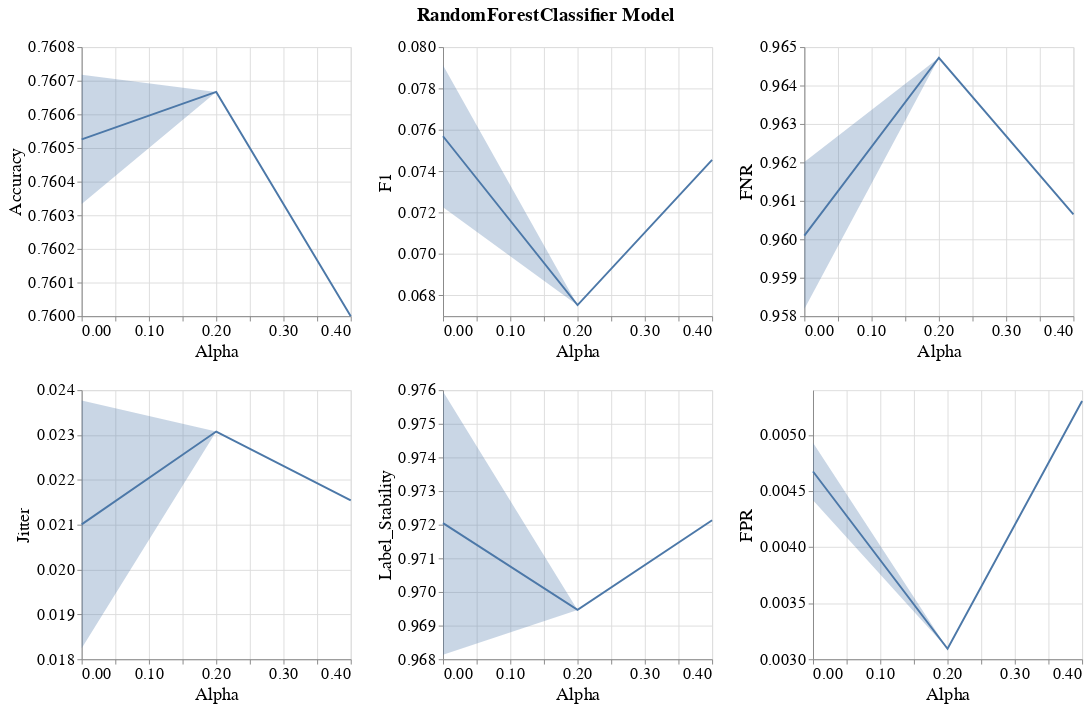

Notebook source saved alongside this figure:
### Markdown cell above
### Line band plots for subgroup metrics

### Code cell
visualizer.create_subgroup_metrics_line_band_plot(model_name=MODEL_NAMES[0],
                                                  subgroup_metrics=['Accuracy', 'F1', 'FNR', 'Jitter', 'Label_Stability', 'FPR'])

### Figure 1 — Vega-Lite specification as saved in the notebook (floating-point values rounded to 4 significant figures)
{"config": {"view": {"continuousWidth": 400, "continuousHeight": 300}, "axis": {"labelFontSize": 17, "labelFontWeight": "normal", "titleFontSize": 19, "titleFontWeight": "normal"}, "legend": {"labelFontSize": 17, "symbolStrokeWidth": 10, "titleFontSize": 19}, "title": {"fontSize": 17}}, "vconcat": [{"hconcat": [{"layer": [{"mark": {"type": "errorband", "extent": "ci"}, "encoding": {"x": {"field": "Intervention_Param", "title": "Alpha", "type": "quantitative"}, "y": {"field": "Metric_Value", "scale": {"zero": false}, "title": "Accuracy", "type": "quantitative"}}}, {"mark": "line", "encoding": {"x": {"field": "Intervention_Param", "title": "Alpha", "type": "quantitative"}, "y": {"aggregate": "mean", "field": "Metric_Value", "scale": {"zero": false}, "title": "Accuracy", "type": "quantitative"}}}], "height": 280, "width": 280}, {"layer": [{"mark": {"type": "errorband", "extent": "ci"}, "encoding": {"x": {"field": "Intervention_Param", "title": "Alpha", "type": "quantitative"}, "y": {"field": "Metric_Value", "scale": {"zero": false}, "title": "F1", "type": "quantitative"}}}, {"mark": "line", "encoding": {"x": {"field": "Intervention_Param", "title": "Alpha", "type": "quantitative"}, "y": {"aggregate": "mean", "field": "Metric_Value", "scale": {"zero": false}, "title": "F1", "type": "quantitative"}}}], "data": {"name": "data-2460c7d07c37e4ac243fdc4bfdc49973"}, "height": 280, "width": 280}, {"layer": [{"mark": {"type": "errorband", "extent": "ci"}, "encoding": {"x": {"field": "Intervention_Param", "title": "Alpha", "type": "quantitative"}, "y": {"field": "Metric_Value", "scale": {"zero": false}, "title": "FNR", "type": "quantitative"}}}, {"mark": "line", "encoding": {"x": {"field": "Intervention_Param", "title": "Alpha", "type": "quantitative"}, "y": {"aggregate": "mean", "field": "Metric_Value", "scale": {"zero": false}, "title": "FNR", "type": "quantitative"}}}], "data": {"name": "data-14c6f1d214d81e24f783c2281720a0ff"}, "height": 280, "width": 280}]}, {"hconcat": [{"layer": [{"mark": {"type": "errorband", "extent": "ci"}, "encoding": {"x": {"field": "Intervention_Param", "title": "Alpha", "type": "quantitative"}, "y": {"field": "Metric_Value", "scale": {"zero": false}, "title": "Jitter", "type": "quantitative"}}}, {"mark": "line", "encoding": {"x": {"field": "Intervention_Param", "title": "Alpha", "type": "quantitative"}, "y": {"aggregate": "mean", "field": "Metric_Value", "scale": {"zero": false}, "title": "Jitter", "type": "quantitative"}}}], "height": 280, "width": 280}, {"layer": [{"mark": {"type": "errorband", "extent": "ci"}, "encoding": {"x": {"field": "Intervention_Param", "title": "Alpha", "type": "quantitative"}, "y": {"field": "Metric_Value", "scale": {"zero": false}, "title": "Label_Stability", "type": "quantitative"}}}, {"mark": "line", "encoding": {"x": {"field": "Intervention_Param", "title": "Alpha", "type": "quantitative"}, "y": {"aggregate": "mean", "field": "Metric_Value", "scale": {"zero": false}, "title": "Label_Stability", "type": "quantitative"}}}], "data": {"name": "data-cc11bd041fd842fffb766892c626c444"}, "height": 280, "width": 280}, {"layer": [{"mark": {"type": "errorband", "extent": "ci"}, "encoding": {"x": {"field": "Intervention_Param", "title": "Alpha", "type": "quantitative"}, "y": {"field": "Metric_Value", "scale": {"zero": false}, "title": "FPR", "type": "quantitative"}}}, {"mark": "line", "encoding": {"x": {"field": "Intervention_Param", "title": "Alpha", "type": "quantitative"}, "y": {"aggregate": "mean", "field": "Metric_Value", "scale": {"zero": false}, "title": "FPR", "type": "quantitative"}}}], "data": {"name": "data-8a6b6bb307c2dc3ffc23be8887ff1c3b"}, "height": 280, "width": 280}], "data": {"name": "data-c544a9ca46105aacb6f19f1e688be200"}}], "data": {"name": "data-7219b80b9073c7215dfafb02e8869261"}, "title": {"text": "RandomForestClassifier Model", "anchor": "middle", "dy": -10, "fontSize": 20}, "$schema": "https://vega.github.io/schema/vega-lite/v4.17.0.json", "datasets": {"data-7219b80b9073c7215dfafb02e8869261": [{"Metric": "Accuracy", "Bootstrap_Model_Seed": 101, "Model_Name": "RandomForestClassifier", "Model_Params": "{'bootstrap': True, 'ccp_alpha': 0.0, 'class_weight': None, 'criterion': 'gini', 'max_depth': None, 'max_features': 'sqrt', 'max_leaf_nodes': None, 'max_samples': None, 'min_impurity_decrease': 0.0, 'min_samples_leaf': 1, 'min_samples_split': 2, 'min_weight_fraction_leaf': 0.0, 'n_estimators': 100, 'n_jobs': None, 'oob_score': False, 'random_state': 101, 'verbose': 0, 'warm_start': False}", "Run_Number": "Run_1", "Dataset_Name": "Diabetes", "Num_Estimators": 20, "Tag": "OK", "Record_Create_Date_Time": "2023-08-03T22:21:05.906000", "Session_Uuid": "163da20d-0491-493d-b718-b33de7b259fd", "Experiment_Iteration": "Exp_iter_1", "Dataset_Split_Seed": 100, "Model_Init_Seed": 100, "Fair_Intervention_Params_Lst": "[0.0, 0.2, 0.4]", "Intervention_Param": 0.0, "Subgroup": "overall", "Metric_Value": 0.7603}, {"Metric": "Accuracy", "Bootstrap_Model_Seed": 101, "Model_Name": "RandomForestClassifier", "Model_Params": "{'bootstrap': True, 'ccp_alpha': 0.0, 'class_weight': None, 'criterion': 'gini', 'max_depth': None, 'max_features': 'sqrt', 'max_leaf_nodes': None, 'max_samples': None, 'min_impurity_decrease': 0.0, 'min_samples_leaf': 1, 'min_samples_split': 2, 'min_weight_fraction_leaf': 0.0, 'n_estimators': 200, 'n_jobs': None, 'oob_score': False, 'random_state': 101, 'verbose': 0, 'warm_start': False}", "Run_Number": "Run_1", "Dataset_Name": "Diabetes", "Num_Estimators": 20, "Tag": "OK", "Record_Create_Date_Time": "2023-08-03T22:18:02.608000", "Session_Uuid": "163da20d-0491-493d-b718-b33de7b259fd", "Experiment_Iteration": "Exp_iter_1", "Dataset_Split_Seed": 100, "Model_Init_Seed": 100, "Fair_Intervention_Params_Lst": "[0.0, 0.2, 0.4]", "Intervention_Param": 0.0, "Subgroup": "overall", "Metric_Value": 0.7607}, {"Metric": "Accuracy", "Bootstrap_Model_Seed": 101, "Model_Name": "RandomForestClassifier", "Model_Params": "{'bootstrap': True, 'ccp_alpha': 0.0, 'class_weight': None, 'criterion': 'gini', 'max_depth': None, 'max_features': 'sqrt', 'max_leaf_nodes': None, 'max_samples': None, 'min_impurity_decrease': 0.0, 'min_samples_leaf': 1, 'min_samples_split': 2, 'min_weight_fraction_leaf': 0.0, 'n_estimators': 100, 'n_jobs': None, 'oob_score': False, 'random_state': 101, 'verbose': 0, 'warm_start': False}", "Run_Number": "Run_1", "Dataset_Name": "Diabetes", "Num_Estimators": 20, "Tag": "OK", "Record_Create_Date_Time": "2023-08-03T22:22:48.037000", "Session_Uuid": "163da20d-0491-493d-b718-b33de7b259fd", "Experiment_Iteration": "Exp_iter_1", "Dataset_Split_Seed": 100, "Model_Init_Seed": 100, "Fair_Intervention_Params_Lst": "[0.0, 0.2, 0.4]", "Intervention_Param": 0.2, "Subgroup": "overall", "Metric_Value": 0.7607}, {"Metric": "Accuracy", "Bootstrap_Model_Seed": 101, "Model_Name": "RandomForestClassifier", "Model_Params": "{'bootstrap': True, 'ccp_alpha': 0.0, 'class_weight': None, 'criterion': 'gini', 'max_depth': None, 'max_features': 'sqrt', 'max_leaf_nodes': None, 'max_samples': None, 'min_impurity_decrease': 0.0, 'min_samples_leaf': 1, 'min_samples_split': 2, 'min_weight_fraction_leaf': 0.0, 'n_estimators': 100, 'n_jobs': None, 'oob_score': False, 'random_state': 101, 'verbose': 0, 'warm_start': False}", "Run_Number": "Run_1", "Dataset_Name": "Diabetes", "Num_Estimators": 20, "Tag": "OK", "Record_Create_Date_Time": "2023-08-03T22:24:37.560000", "Session_Uuid": "163da20d-0491-493d-b718-b33de7b259fd", "Experiment_Iteration": "Exp_iter_1", "Dataset_Split_Seed": 100, "Model_Init_Seed": 100, "Fair_Intervention_Params_Lst": "[0.0, 0.2, 0.4]", "Intervention_Param": 0.4, "Subgroup": "overall", "Metric_Value": 0.76}], "data-2460c7d07c37e4ac243fdc4bfdc49973": [{"Metric": "F1", "Bootstrap_Model_Seed": 101, "Model_Name": "RandomForestClassifier", "Model_Params": "{'bootstrap': True, 'ccp_alpha': 0.0, 'class_weight': None, 'criterion': 'gini', 'max_depth': None, 'max_features': 'sqrt', 'max_leaf_nodes': None, 'max_samples': None, 'min_impurity_decrease': 0.0, 'min_samples_leaf': 1, 'min_samples_split': 2, 'min_weight_fraction_leaf': 0.0, 'n_estimators': 100, 'n_jobs': None, 'oob_score': False, 'random_state': 101, 'verbose': 0, 'warm_start': False}", "Run_Number": "Run_1", "Dataset_Name": "Diabetes", "Num_Estimators": 20, "Tag": "OK", "Record_Create_Date_Time": "2023-08-03T22:21:05.906000", "Session_Uuid": "163da20d-0491-493d-b718-b33de7b259fd", "Experiment_Iteration": "Exp_iter_1", "Dataset_Split_Seed": 100, "Model_Init_Seed": 100, "Fair_Intervention_Params_Lst": "[0.0, 0.2, 0.4]", "Intervention_Param": 0.0, "Subgroup": "overall", "Metric_Value": 0.07226}, {"Metric": "F1", "Bootstrap_Model_Seed": 101, "Model_Name": "RandomForestClassifier", "Model_Params": "{'bootstrap': True, 'ccp_alpha': 0.0, 'class_weight': None, 'criterion': 'gini', 'max_depth': None, 'max_features': 'sqrt', 'max_leaf_nodes': None, 'max_samples': None, 'min_impurity_decrease': 0.0, 'min_samples_leaf': 1, 'min_samples_split': 2, 'min_weight_fraction_leaf': 0.0, 'n_estimators': 200, 'n_jobs': None, 'oob_score': False, 'random_state': 101, 'verbose': 0, 'warm_start': False}", "Run_Number": "Run_1", "Dataset_Name": "Diabetes", "Num_Estimators": 20, "Tag": "OK", "Record_Create_Date_Time": "2023-08-03T22:18:02.608000", "Session_Uuid": "163da20d-0491-493d-b718-b33de7b259fd", "Experiment_Iteration": "Exp_iter_1", "Dataset_Split_Seed": 100, "Model_Init_Seed": 100, "Fair_Intervention_Params_Lst": "[0.0, 0.2, 0.4]", "Intervention_Param": 0.0, "Subgroup": "overall", "Metric_Value": 0.07912}, {"Metric": "F1", "Bootstrap_Model_Seed": 101, "Model_Name": "RandomForestClassifier", "Model_Params": "{'bootstrap': True, 'ccp_alpha': 0.0, 'class_weight': None, 'criterion': 'gini', 'max_depth': None, 'max_features': 'sqrt', 'max_leaf_nodes': None, 'max_samples': None, 'min_impurity_decrease': 0.0, 'min_samples_leaf': 1, 'min_samples_split': 2, 'min_weight_fraction_leaf': 0.0, 'n_estimators': 100, 'n_jobs': None, 'oob_score': False, 'random_state': 101, 'verbose': 0, 'warm_start': False}", "Run_Number": "Run_1", "Dataset_Name": "Diabetes", "Num_Estimators": 20, "Tag": "OK", "Record_Create_Date_Time": "2023-08-03T22:22:48.037000", "Session_Uuid": "163da20d-0491-493d-b718-b33de7b259fd", "Experiment_Iteration": "Exp_iter_1", "Dataset_Split_Seed": 100, "Model_Init_Seed": 100, "Fair_Intervention_Params_Lst": "[0.0, 0.2, 0.4]", "Intervention_Param": 0.2, "Subgroup": "overall", "Metric_Value": 0.06753}, {"Metric": "F1", "Bootstrap_Model_Seed": 101, "Model_Name": "RandomForestClassifier", "Model_Params": "{'bootstrap': True, 'ccp_alpha': 0.0, 'class_weight': None, 'criterion': 'gini', 'max_depth': None, 'max_features': 'sqrt', 'max_leaf_nodes': None, 'max_samples': None, 'min_impurity_decrease': 0.0, 'min_samples_leaf': 1, 'min_samples_split': 2, 'min_weight_fraction_leaf': 0.0, 'n_estimators': 100, 'n_jobs': None, 'oob_score': False, 'random_state': 101, 'verbose': 0, 'warm_start': False}", "Run_Number": "Run_1", "Dataset_Name": "Diabetes", "Num_Estimators": 20, "Tag": "OK", "Record_Create_Date_Time": "2023-08-03T22:24:37.560000", "Session_Uuid": "163da20d-0491-493d-b718-b33de7b259fd", "Experiment_Iteration": "Exp_iter_1", "Dataset_Split_Seed": 100, "Model_Init_Seed": 100, "Fair_Intervention_Params_Lst": "[0.0, 0.2, 0.4]", "Intervention_Param": 0.4, "Subgroup": "overall", "Metric_Value": 0.07455}], "data-14c6f1d214d81e24f783c2281720a0ff": [{"Metric": "FNR", "Bootstrap_Model_Seed": 101, "Model_Name": "RandomForestClassifier", "Model_Params": "{'bootstrap': True, 'ccp_alpha': 0.0, 'class_weight': None, 'criterion': 'gini', 'max_depth': None, 'max_features': 'sqrt', 'max_leaf_nodes': None, 'max_samples': None, 'min_impurity_decrease': 0.0, 'min_samples_leaf': 1, 'min_samples_split': 2, 'min_weight_fraction_leaf': 0.0, 'n_estimators': 100, 'n_jobs': None, 'oob_score': False, 'random_state': 101, 'verbose': 0, 'warm_start': False}", "Run_Number": "Run_1", "Dataset_Name": "Diabetes", "Num_Estimators": 20, "Tag": "OK", "Record_Create_Date_Time": "2023-08-03T22:21:05.906000", "Session_Uuid": "163da20d-0491-493d-b718-b33de7b259fd", "Experiment_Iteration": "Exp_iter_1", "Dataset_Split_Seed": 100, "Model_Init_Seed": 100, "Fair_Intervention_Params_Lst": "[0.0, 0.2, 0.4]", "Intervention_Param": 0.0, "Subgroup": "overall", "Metric_Value": 0.962}, {"Metric": "FNR", "Bootstrap_Model_Seed": 101, "Model_Name": "RandomForestClassifier", "Model_Params": "{'bootstrap': True, 'ccp_alpha': 0.0, 'class_weight': None, 'criterion': 'gini', 'max_depth': None, 'max_features': 'sqrt', 'max_leaf_nodes': None, 'max_samples': None, 'min_impurity_decrease': 0.0, 'min_samples_leaf': 1, 'min_samples_split': 2, 'min_weight_fraction_leaf': 0.0, 'n_estimators': 200, 'n_jobs': None, 'oob_score': False, 'random_state': 101, 'verbose': 0, 'warm_start': False}", "Run_Number": "Run_1", "Dataset_Name": "Diabetes", "Num_Estimators": 20, "Tag": "OK", "Record_Create_Date_Time": "2023-08-03T22:18:02.608000", "Session_Uuid": "163da20d-0491-493d-b718-b33de7b259fd", "Experiment_Iteration": "Exp_iter_1", "Dataset_Split_Seed": 100, "Model_Init_Seed": 100, "Fair_Intervention_Params_Lst": "[0.0, 0.2, 0.4]", "Intervention_Param": 0.0, "Subgroup": "overall", "Metric_Value": 0.9582}, {"Metric": "FNR", "Bootstrap_Model_Seed": 101, "Model_Name": "RandomForestClassifier", "Model_Params": "{'bootstrap': True, 'ccp_alpha': 0.0, 'class_weight': None, 'criterion': 'gini', 'max_depth': None, 'max_features': 'sqrt', 'max_leaf_nodes': None, 'max_samples': None, 'min_impurity_decrease': 0.0, 'min_samples_leaf': 1, 'min_samples_split': 2, 'min_weight_fraction_leaf': 0.0, 'n_estimators': 100, 'n_jobs': None, 'oob_score': False, 'random_state': 101, 'verbose': 0, 'warm_start': False}", "Run_Number": "Run_1", "Dataset_Name": "Diabetes", "Num_Estimators": 20, "Tag": "OK", "Record_Create_Date_Time": "2023-08-03T22:22:48.037000", "Session_Uuid": "163da20d-0491-493d-b718-b33de7b259fd", "Experiment_Iteration": "Exp_iter_1", "Dataset_Split_Seed": 100, "Model_Init_Seed": 100, "Fair_Intervention_Params_Lst": "[0.0, 0.2, 0.4]", "Intervention_Param": 0.2, "Subgroup": "overall", "Metric_Value": 0.9647}, {"Metric": "FNR", "Bootstrap_Model_Seed": 101, "Model_Name": "RandomForestClassifier", "Model_Params": "{'bootstrap': True, 'ccp_alpha': 0.0, 'class_weight': None, 'criterion': 'gini', 'max_depth': None, 'max_features': 'sqrt', 'max_leaf_nodes': None, 'max_samples': None, 'min_impurity_decrease': 0.0, 'min_samples_leaf': 1, 'min_samples_split': 2, 'min_weight_fraction_leaf': 0.0, 'n_estimators': 100, 'n_jobs': None, 'oob_score': False, 'random_state': 101, 'verbose': 0, 'warm_start': False}", "Run_Number": "Run_1", "Dataset_Name": "Diabetes", "Num_Estimators": 20, "Tag": "OK", "Record_Create_Date_Time": "2023-08-03T22:24:37.560000", "Session_Uuid": "163da20d-0491-493d-b718-b33de7b259fd", "Experiment_Iteration": "Exp_iter_1", "Dataset_Split_Seed": 100, "Model_Init_Seed": 100, "Fair_Intervention_Params_Lst": "[0.0, 0.2, 0.4]", "Intervention_Param": 0.4, "Subgroup": "overall", "Metric_Value": 0.9607}], "data-c544a9ca46105aacb6f19f1e688be200": [{"Metric": "Jitter", "Bootstrap_Model_Seed": 101, "Model_Name": "RandomForestClassifier", "Model_Params": "{'bootstrap': True, 'ccp_alpha': 0.0, 'class_weight': None, 'criterion': 'gini', 'max_depth': None, 'max_features': 'sqrt', 'max_leaf_nodes': None, 'max_samples': None, 'min_impurity_decrease': 0.0, 'min_samples_leaf': 1, 'min_samples_split': 2, 'min_weight_fraction_leaf': 0.0, 'n_estimators': 100, 'n_jobs': None, 'oob_score': False, 'random_state': 101, 'verbose': 0, 'warm_start': False}", "Run_Number": "Run_1", "Dataset_Name": "Diabetes", "Num_Estimators": 20, "Tag": "OK", "Record_Create_Date_Time": "2023-08-03T22:21:05.906000", "Session_Uuid": "163da20d-0491-493d-b718-b33de7b259fd", "Experiment_Iteration": "Exp_iter_1", "Dataset_Split_Seed": 100, "Model_Init_Seed": 100, "Fair_Intervention_Params_Lst": "[0.0, 0.2, 0.4]", "Intervention_Param": 0.0, "Subgroup": "overall", "Metric_Value": 0.02377}, {"Metric": "Jitter", "Bootstrap_Model_Seed": 101, "Model_Name": "RandomForestClassifier", "Model_Params": "{'bootstrap': True, 'ccp_alpha': 0.0, 'class_weight': None, 'criterion': 'gini', 'max_depth': None, 'max_features': 'sqrt', 'max_leaf_nodes': None, 'max_samples': None, 'min_impurity_decrease': 0.0, 'min_samples_leaf': 1, 'min_samples_split': 2, 'min_weight_fraction_leaf': 0.0, 'n_estimators': 200, 'n_jobs': None, 'oob_score': False, 'random_state': 101, 'verbose': 0, 'warm_start': False}", "Run_Number": "Run_1", "Dataset_Name": "Diabetes", "Num_Estimators": 20, "Tag": "OK", "Record_Create_Date_Time": "2023-08-03T22:18:02.608000", "Session_Uuid": "163da20d-0491-493d-b718-b33de7b259fd", "Experiment_Iteration": "Exp_iter_1", "Dataset_Split_Seed": 100, "Model_Init_Seed": 100, "Fair_Intervention_Params_Lst": "[0.0, 0.2, 0.4]", "Intervention_Param": 0.0, "Subgroup": "overall", "Metric_Value": 0.01824}, {"Metric": "Jitter", "Bootstrap_Model_Seed": 101, "Model_Name": "RandomForestClassifier", "Model_Params": "{'bootstrap': True, 'ccp_alpha': 0.0, 'class_weight': None, 'criterion': 'gini', 'max_depth': None, 'max_features': 'sqrt', 'max_leaf_nodes': None, 'max_samples': None, 'min_impurity_decrease': 0.0, 'min_samples_leaf': 1, 'min_samples_split': 2, 'min_weight_fraction_leaf': 0.0, 'n_estimators': 100, 'n_jobs': None, 'oob_score': False, 'random_state': 101, 'verbose': 0, 'warm_start': False}", "Run_Number": "Run_1", "Dataset_Name": "Diabetes", "Num_Estimators": 20, "Tag": "OK", "Record_Create_Date_Time": "2023-08-03T22:22:48.037000", "Session_Uuid": "163da20d-0491-493d-b718-b33de7b259fd", "Experiment_Iteration": "Exp_iter_1", "Dataset_Split_Seed": 100, "Model_Init_Seed": 100, "Fair_Intervention_Params_Lst": "[0.0, 0.2, 0.4]", "Intervention_Param": 0.2, "Subgroup": "overall", "Metric_Value": 0.02308}, {"Metric": "Jitter", "Bootstrap_Model_Seed": 101, "Model_Name": "RandomForestClassifier", "Model_Params": "{'bootstrap': True, 'ccp_alpha': 0.0, 'class_weight': None, 'criterion': 'gini', 'max_depth': None, 'max_features': 'sqrt', 'max_leaf_nodes': None, 'max_samples': None, 'min_impurity_decrease': 0.0, 'min_samples_leaf': 1, 'min_samples_split': 2, 'min_weight_fraction_leaf': 0.0, 'n_estimators': 100, 'n_jobs': None, 'oob_score': False, 'random_state': 101, 'verbose': 0, 'warm_start': False}", "Run_Number": "Run_1", "Dataset_Name": "Diabetes", "Num_Estimators": 20, "Tag": "OK", "Record_Create_Date_Time": "2023-08-03T22:24:37.560000", "Session_Uuid": "163da20d-0491-493d-b718-b33de7b259fd", "Experiment_Iteration": "Exp_iter_1", "Dataset_Split_Seed": 100, "Model_Init_Seed": 100, "Fair_Intervention_Params_Lst": "[0.0, 0.2, 0.4]", "Intervention_Param": 0.4, "Subgroup": "overall", "Metric_Value": 0.02154}], "data-cc11bd041fd842fffb766892c626c444": [{"Metric": "Label_Stability", "Bootstrap_Model_Seed": 101, "Model_Name": "RandomForestClassifier", "Model_Params": "{'bootstrap': True, 'ccp_alpha': 0.0, 'class_weight': None, 'criterion': 'gini', 'max_depth': None, 'max_features': 'sqrt', 'max_leaf_nodes': None, 'max_samples': None, 'min_impurity_decrease': 0.0, 'min_samples_leaf': 1, 'min_samples_split': 2, 'min_weight_fraction_leaf': 0.0, 'n_estimators': 100, 'n_jobs': None, 'oob_score': False, 'random_state': 101, 'verbose': 0, 'warm_start': False}", "Run_Number": "Run_1", "Dataset_Name": "Diabetes", "Num_Estimators": 20, "Tag": "OK", "Record_Create_Date_Time": "2023-08-03T22:21:05.906000", "Session_Uuid": "163da20d-0491-493d-b718-b33de7b259fd", "Experiment_Iteration": "Exp_iter_1", "Dataset_Split_Seed": 100, "Model_Init_Seed": 100, "Fair_Intervention_Params_Lst": "[0.0, 0.2, 0.4]", "Intervention_Param": 0.0, "Subgroup": "overall", "Metric_Value": 0.9681}, {"Metric": "Label_Stability", "Bootstrap_Model_Seed": 101, "Model_Name": "RandomForestClassifier", "Model_Params": "{'bootstrap': True, 'ccp_alpha': 0.0, 'class_weight': None, 'criterion': 'gini', 'max_depth': None, 'max_features': 'sqrt', 'max_leaf_nodes': None, 'max_samples': None, 'min_impurity_decrease': 0.0, 'min_samples_leaf': 1, 'min_samples_split': 2, 'min_weight_fraction_leaf': 0.0, 'n_estimators': 200, 'n_jobs': None, 'oob_score': False, 'random_state': 101, 'verbose': 0, 'warm_start': False}", "Run_Number": "Run_1", "Dataset_Name": "Diabetes", "Num_Estimators": 20, "Tag": "OK", "Record_Create_Date_Time": "2023-08-03T22:18:02.608000", "Session_Uuid": "163da20d-0491-493d-b718-b33de7b259fd", "Experiment_Iteration": "Exp_iter_1", "Dataset_Split_Seed": 100, "Model_Init_Seed": 100, "Fair_Intervention_Params_Lst": "[0.0, 0.2, 0.4]", "Intervention_Param": 0.0, "Subgroup": "overall", "Metric_Value": 0.976}, {"Metric": "Label_Stability", "Bootstrap_Model_Seed": 101, "Model_Name": "RandomForestClassifier", "Model_Params": "{'bootstrap': True, 'ccp_alpha': 0.0, 'class_weight': None, 'criterion': 'gini', 'max_depth': None, 'max_features': 'sqrt', 'max_leaf_nodes': None, 'max_samples': None, 'min_impurity_decrease': 0.0, 'min_samples_leaf': 1, 'min_samples_split': 2, 'min_weight_fraction_leaf': 0.0, 'n_estimators': 100, 'n_jobs': None, 'oob_score': False, 'random_state': 101, 'verbose': 0, 'warm_start': False}", "Run_Number": "Run_1", "Dataset_Name": "Diabetes", "Num_Estimators": 20, "Tag": "OK", "Record_Create_Date_Time": "2023-08-03T22:22:48.037000", "Session_Uuid": "163da20d-0491-493d-b718-b33de7b259fd", "Experiment_Iteration": "Exp_iter_1", "Dataset_Split_Seed": 100, "Model_Init_Seed": 100, "Fair_Intervention_Params_Lst": "[0.0, 0.2, 0.4]", "Intervention_Param": 0.2, "Subgroup": "overall", "Metric_Value": 0.9695}, {"Metric": "Label_Stability", "Bootstrap_Model_Seed": 101, "Model_Name": "RandomForestClassifier", "Model_Params": "{'bootstrap': True, 'ccp_alpha': 0.0, 'class_weight': None, 'criterion': 'gini', 'max_depth': None, 'max_features': 'sqrt', 'max_leaf_nodes': None, 'max_samples': None, 'min_impurity_decrease': 0.0, 'min_samples_leaf': 1, 'min_samples_split': 2, 'min_weight_fraction_leaf': 0.0, 'n_estimators': 100, 'n_jobs': None, 'oob_score': False, 'random_state': 101, 'verbose': 0, 'warm_start': False}", "Run_Number": "Run_1", "Dataset_Name": "Diabetes", "Num_Estimators": 20, "Tag": "OK", "Record_Create_Date_Time": "2023-08-03T22:24:37.560000", "Session_Uuid": "163da20d-0491-493d-b718-b33de7b259fd", "Experiment_Iteration": "Exp_iter_1", "Dataset_Split_Seed": 100, "Model_Init_Seed": 100, "Fair_Intervention_Params_Lst": "[0.0, 0.2, 0.4]", "Intervention_Param": 0.4, "Subgroup": "overall", "Metric_Value": 0.9721}], "data-8a6b6bb307c2dc3ffc23be8887ff1c3b": [{"Metric": "FPR", "Bootstrap_Model_Seed": 101, "Model_Name": "RandomForestClassifier", "Model_Params": "{'bootstrap': True, 'ccp_alpha': 0.0, 'class_weight': None, 'criterion': 'gini', 'max_depth': None, 'max_features': 'sqrt', 'max_leaf_nodes': None, 'max_samples': None, 'min_impurity_decrease': 0.0, 'min_samples_leaf': 1, 'min_samples_split': 2, 'min_weight_fraction_leaf': 0.0, 'n_estimators': 100, 'n_jobs': None, 'oob_score': False, 'random_state': 101, 'verbose': 0, 'warm_start': False}", "Run_Number": "Run_1", "Dataset_Name": "Diabetes", "Num_Estimators": 20, "Tag": "OK", "Record_Create_Date_Time": "2023-08-03T22:21:05.906000", "Session_Uuid": "163da20d-0491-493d-b718-b33de7b259fd", "Experiment_Iteration": "Exp_iter_1", "Dataset_Split_Seed": 100, "Model_Init_Seed": 100, "Fair_Intervention_Params_Lst": "[0.0, 0.2, 0.4]", "Intervention_Param": 0.0, "Subgroup": "overall", "Metric_Value": 0.004419}, {"Metric": "FPR", "Bootstrap_Model_Seed": 101, "Model_Name": "RandomForestClassifier", "Model_Params": "{'bootstrap': True, 'ccp_alpha': 0.0, 'class_weight': None, 'criterion': 'gini', 'max_depth': None, 'max_features': 'sqrt', 'max_leaf_nodes': None, 'max_samples': None, 'min_impurity_decrease': 0.0, 'min_samples_leaf': 1, 'min_samples_split': 2, 'min_weight_fraction_leaf': 0.0, 'n_estimators': 200, 'n_jobs': None, 'oob_score': False, 'random_state': 101, 'verbose': 0, 'warm_start': False}", "Run_Number": "Run_1", "Dataset_Name": "Diabetes", "Num_Estimators": 20, "Tag": "OK", "Record_Create_Date_Time": "2023-08-03T22:18:02.608000", "Session_Uuid": "163da20d-0491-493d-b718-b33de7b259fd", "Experiment_Iteration": "Exp_iter_1", "Dataset_Split_Seed": 100, "Model_Init_Seed": 100, "Fair_Intervention_Params_Lst": "[0.0, 0.2, 0.4]", "Intervention_Param": 0.0, "Subgroup": "overall", "Metric_Value": 0.00493}, {"Metric": "FPR", "Bootstrap_Model_Seed": 101, "Model_Name": "RandomForestClassifier", "Model_Params": "{'bootstrap': True, 'ccp_alpha': 0.0, 'class_weight': None, 'criterion': 'gini', 'max_depth': None, 'max_features': 'sqrt', 'max_leaf_nodes': None, 'max_samples': None, 'min_impurity_decrease': 0.0, 'min_samples_leaf': 1, 'min_samples_split': 2, 'min_weight_fraction_leaf': 0.0, 'n_estimators': 100, 'n_jobs': None, 'oob_score': False, 'random_state': 101, 'verbose': 0, 'warm_start': False}", "Run_Number": "Run_1", "Dataset_Name": "Diabetes", "Num_Estimators": 20, "Tag": "OK", "Record_Create_Date_Time": "2023-08-03T22:22:48.037000", "Session_Uuid": "163da20d-0491-493d-b718-b33de7b259fd", "Experiment_Iteration": "Exp_iter_1", "Dataset_Split_Seed": 100, "Model_Init_Seed": 100, "Fair_Intervention_Params_Lst": "[0.0, 0.2, 0.4]", "Intervention_Param": 0.2, "Subgroup": "overall", "Metric_Value": 0.003093}, {"Metric": "FPR", "Bootstrap_Model_Seed": 101, "Model_Name": "RandomForestClassifier", "Model_Params": "{'bootstrap': True, 'ccp_alpha': 0.0, 'class_weight': None, 'criterion': 'gini', 'max_depth': None, 'max_features': 'sqrt', 'max_leaf_nodes': None, 'max_samples': None, 'min_impurity_decrease': 0.0, 'min_samples_leaf': 1, 'min_samples_split': 2, 'min_weight_fraction_leaf': 0.0, 'n_estimators': 100, 'n_jobs': None, 'oob_score': False, 'random_state': 101, 'verbose': 0, 'warm_start': False}", "Run_Number": "Run_1", "Dataset_Name": "Diabetes", "Num_Estimators": 20, "Tag": "OK", "Record_Create_Date_Time": "2023-08-03T22:24:37.560000", "Session_Uuid": "163da20d-0491-493d-b718-b33de7b259fd", "Experiment_Iteration": "Exp_iter_1", "Dataset_Split_Seed": 100, "Model_Init_Seed": 100, "Fair_Intervention_Params_Lst": "[0.0, 0.2, 0.4]", "Intervention_Param": 0.4, "Subgroup": "overall", "Metric_Value": 0.005303}]}}
